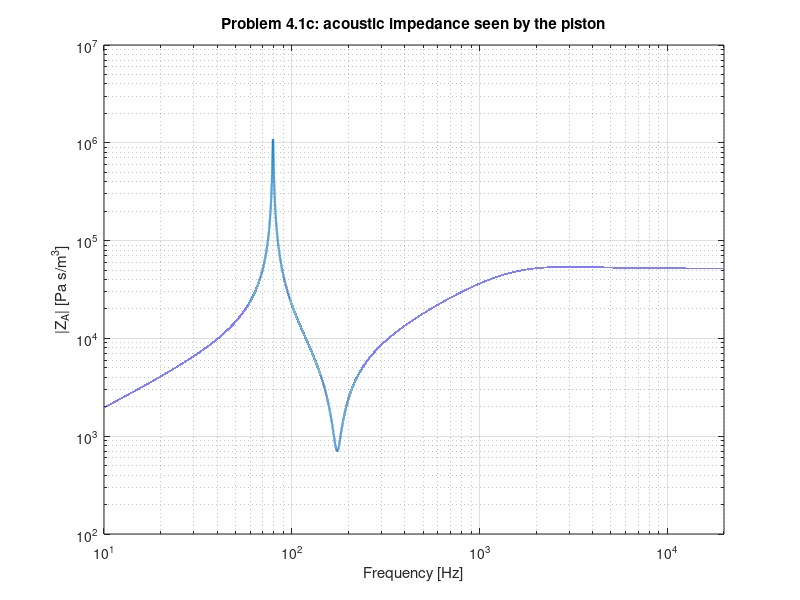
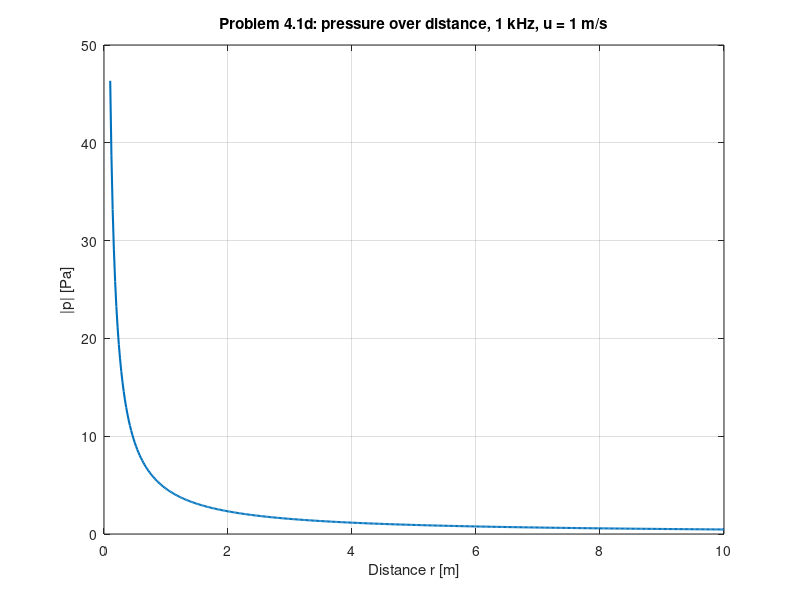
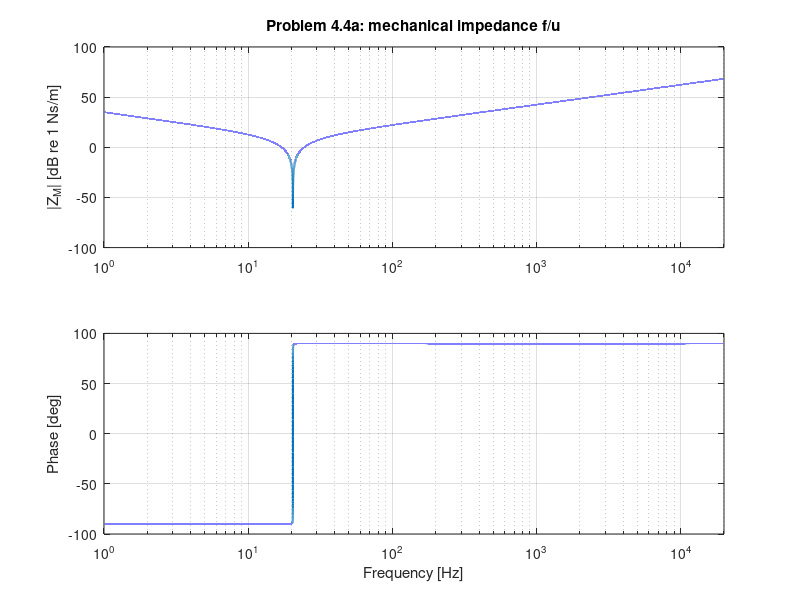
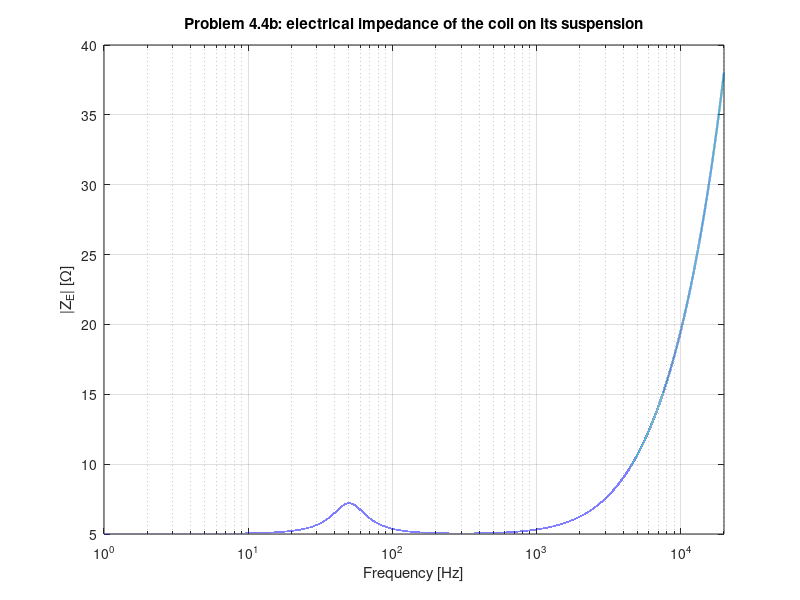

Here is the MATLAB script that generated these plots, in order: (Note: this script raises an error after producing the figures.)
%% Lecture 4A - Transducers: problem solving, worked
% 34870 Electroacoustics | 10 September 2026
%
% How to read this: every step first states the formula, then the MATLAB line
% is that same formula typed in, and the result appears right below it. The
% official solution's answer (34870_Solutions4A) is written in the text so
% you can compare.
%
% The LTspice versions are in LTspice/Lecture 4A - Transducers/. Problem
% 4.4 is drawn there in BOTH analogies on one sheet, and the two agree.

%% The formulas used in this whole problem set
% *Mechanical <-> acoustic (a vibrating surface S).* The surface pushes air,
% and the air pushes back on the surface:
%
% $$U = S\,u \qquad f = S\,p$$
%
% u is the surface velocity [m/s], U the volume velocity [m^3/s], p the
% pressure difference between the two sides [Pa], f the force [N].
% Seen from the mechanics, an acoustic impedance is scaled by S^2:
%
% $$Z_M = S^2 Z_A$$
%
% *Electrical <-> mechanical (a voice coil in a magnet, Bl).* Lorentz force
% and induced voltage:
%
% $$f = Bl\,i \qquad v = Bl\,u$$
%
% Seen from the electrical terminals, the mechanical impedance is
% *inverted* (a gyrator):
%
% $$Z_{E,mot} = \frac{(Bl)^2}{Z_M}$$
%
% *Radiation impedance of a piston in a baffle* (lecture 3), one side:
%
% $$Z_{ar} = j\omega M_{A1}\;\Big\|\;\left[R_{A2} + \left(R_{A1}\,\Big\|\,\frac{1}{j\omega C_{A1}}\right)\right]$$
%
% $$M_{A1} = \frac{8\rho}{3\pi^2 a},\quad R_{A1} = \frac{0.441\rho c}{S},\quad R_{A2} = \frac{\rho c}{S},\quad C_{A1} = \frac{5.94\,a^3}{\rho c^2}$$
%
% At low frequency only M_A1 matters: the piston carries some air along.

%% Problem 4.1a+b - The bass-reflex box: the circuit
% The lecture-3 box (vent 12 cm long, 10 cm diameter, 23 L) now gets a
% loudspeaker: a massless piston in the baffle, as big as the vent, moving
% with velocity u.
%
% The official circuit, element by element:
%
% * Mechanical side (mobility analogy): a voltage source V1 = u, the
%   imposed velocity.
% * G1: a controlled current source U = S*u that pushes air from the back
%   node pb (inside the box) to the front node pf (outside).
% * G2: the reaction force f = S*p, p = pf - pb, drawn back from the
%   velocity node. It changes nothing here because u is imposed; it
%   matters as soon as the piston has a mass.
% * Front (pf to ground): the piston's radiation impedance Z_Ar.
% * Back (pb to ground): the box compliance C_A, in parallel with the vent
%   mass M_A followed by the vent's own outer radiation impedance Z_Ar.
%   Ground is both the far field and the box's reference, which is why box
%   and vent end up in parallel.
%
% The piston and the vent have the same diameter, so both Z_Ar are the
% same. LTspice: P4-1_BassReflex_Box.asc.
%
% Given (lecture 3's air):
rho = 1.18         % [kg/m^3]
c = 344            % [m/s]
a = 0.05           % piston and vent radius, diameter 10 cm [m]
l = 0.12           % vent length, 12 cm [m]
V = 0.023          % box, 23 L [m^3]
%%
% Area, vent mass $M_A = \rho l/S$ and box compliance $C_A = V/(\rho c^2)$:
S = pi*a^2
M_A = rho*l/S
C_A = V/(rho*c^2)
%%
% The radiation elements from the formulas at the top:
M_A1 = 8*rho/(3*pi^2*a)
R_A1 = 0.441*rho*c/S
R_A2 = rho*c/S
C_A1 = 5.94*a^3/(rho*c^2)

%% Problem 4.1c - Acoustic impedance seen by the piston
% The same U goes out through the front and in through the back, so front
% and back are in *series*:
%
% $$Z_A = \frac{p}{U} = \frac{p_f - p_b}{U} = Z_{Ar} + \left(\frac{1}{j\omega C_A}\;\Big\|\;\left(j\omega M_A + Z_{Ar}\right)\right)$$
f = logspace(1, log10(20000), 200000);   % 10 Hz ... 20 kHz, very fine (the peak is sharp)
jw = 1j*2*pi*f;
Z_Ar = 1./( 1./(jw*M_A1) + 1./(R_A2 + 1./(1/R_A1 + jw*C_A1)) );
Z_back = 1./( jw*C_A + 1./(jw*M_A + Z_Ar) );
Z_A = Z_Ar + Z_back;
%%
% The peak is the box-vent anti-resonance (C_A in parallel with the vent):
[Z_A_max, k] = max(abs(Z_A))
f_peak = f(k)
%%
% Official: Z_A,max = 995e3 Pa s/m^3 ("not 995 kOhm, watch units!").
% We get 1.09e6 at 79.4 Hz. The peak is extremely sharp (only the vent's
% radiation resistance damps it), so the value you read off depends on how
% close a sweep point lands on the top. The LTspice sheet with 2000 points
% per decade gives 1.085e6. Same order, same place.
%
% *Why 79 Hz and not the 92.4 Hz of lecture 3?* The vent's outer radiation
% mass M_A1 adds to the vent mass:
%
% $$f_B = \frac{1}{2\pi\sqrt{(M_A + M_{A1})\,C_A}}$$
f_B_lecture3 = 1/(2*pi*sqrt(M_A*C_A))
f_B_with_radiation = 1/(2*pi*sqrt((M_A + M_A1)*C_A))
%%
figure;
loglog(f, abs(Z_A), 'LineWidth', 1.5); grid on; xlim([10 20000]);
xlabel('Frequency [Hz]'); ylabel('|Z_A| [Pa s/m^3]');
title('Problem 4.1c: acoustic impedance seen by the piston');
%%
% Reading it: low down the vent short-circuits the box, so only the front
% radiation is left (small). At 79 Hz the box and vent anti-resonance gives
% the peak. Just above it the vent mass and the box cancel (a dip), then
% the box alone (falling as 1/f), until the front radiation resistance
% rho*c/S takes over at high frequency:
R_A2_plateau = R_A2

%% Problem 4.1d - Far field: pressure over distance
% Treat the whole box as a point source. A point source in free space with
% volume velocity U gives
%
% $$p(r,t) = \frac{j\omega\rho U}{4\pi r}\,e^{j(\omega t - kr)} = \frac{j f\rho S u}{2r}\,e^{j(\omega t - kr)}$$
%
% (using $\omega/4\pi = f/2$ and U = S*u). The magnitude falls as 1/r: half
% the pressure (-6 dB) for every doubling of distance. The official plot is
% for f = 1 kHz and u = 1 m/s.
f_1 = 1000         % [Hz]
u = 1              % [m/s]
r = linspace(0.1, 10, 500);
p = 1j*f_1*rho*S*u./(2*r).*exp(-1j*2*pi*f_1*r/c);
%%
% At 1 m:
p_1m = abs(1j*f_1*rho*S*u/(2*1))
figure;
plot(r, abs(p), 'LineWidth', 1.5); grid on;
xlabel('Distance r [m]'); ylabel('|p| [Pa]');
title('Problem 4.1d: pressure over distance, 1 kHz, u = 1 m/s');
%%
% Same curve as the official one (47 Pa at 10 cm, falling as 1/r). The
% official expression uses rho = 1.2 and c = 343, which changes the numbers
% by 1.7 %. At 1 kHz the vent adds almost nothing (its mass blocks), so
% U = S*u from the piston alone is enough.

%% Problem 4.2a - Force on a baffled piston: the circuit
% A force f acts on a piston of mass M_mp and area S in an infinite
% baffle. Official circuit (mobility on the mechanical side):
%
% * current source f0 into the velocity node u,
% * the piston mass M_mp: a capacitor from u to ground,
% * G2: the reaction force f = S*p drawn back out of node u,
% * G: the volume velocity U = S*u pushed into the acoustic side,
% * acoustic side: Z_ar for the front and Z_ar for the back, in series.
%
% The total acoustic load is therefore 2*Z_ar, and p is the pressure
% *difference* between the two sides, not the pressure on one side.

%% Problem 4.2b - Total mechanical impedance seen from the force
% Follow the hint: $p = 2Z_{ar}U = 2Z_{ar}S u$. The reaction force is then
%
% $$f = S p = 2S^2 Z_{ar}\,u$$
%
% which is the same as an impedance $f/u = 2S^2Z_{ar}$ in series with the
% piston mass. So
%
% $$Z_m = \frac{f_0}{u} = j\omega M_{mp} + 2S^2 Z_{ar}$$
%
% At low frequency $Z_{ar} \approx j\omega M_{A1}$ and the piston simply looks
% heavier by $2S^2M_{A1}$ (the air it carries on both sides).

%% Problem 4.2c - A baffle of thickness d
% The back of the piston now sits at the bottom of a short tube of length d
% and area S. While d is much smaller than the wavelength (rule of thumb:
% d < lambda/10) the air in it moves as one plug, an acoustic mass
%
% $$M_a = \frac{\rho\,d}{S}$$
%
% in series with the back radiation impedance. Use the *geometric* length d:
% the radiation impedance already contains the end correction.

%% Problem 4.2d - An enclosure of volume V on the back
% The back no longer radiates. The box compliance C_a = V/(rho*c^2), to
% ground, takes the place of the back Z_ar. Now the tube DOES need its end
% correction inside the box:
%
% $$M_a^* = M_a + M_{A1}$$
%
% So the back branch is M_a* in series with C_a to ground.

%% Problem 4.2e - The radiation impedance network
% Replace Z_ar by the lecture-3 network (formula at the top): M_A1 in
% parallel with [R_A2 in series with (R_A1 || C_A1)].

%% Problem 4.3a+b - Voice coil on a suspension: impedance analogy
% Coil: DC resistance R_E, inductance L_E, mass M_MC, force factor Bl, on a
% suspension with compliance C_MS and damping R_MS.
%
% Official circuit (impedance analogy): the electrical loop is R_E, L_E and
% a controlled voltage source Bl*u (the induced voltage). The mechanical
% loop is a controlled voltage source Bl*i (the force) driving M_MC (an
% inductor), C_MS (a capacitor) and R_MS (a resistor) in series; its loop
% current is the velocity u.
%
% From the terminals: $v = (R_E + j\omega L_E)i + Bl\,u$, and the mechanics
% gives $u = Bl\,i/Z_M$. Divide by i:
%
% $$Z_E = R_E + j\omega L_E + \frac{Bl\,u}{i} = R_E + j\omega L_E + \frac{(Bl)^2}{j\omega M_{MC} + R_{MS} + \dfrac{1}{j\omega C_{MS}}}$$
%
% The mechanical impedance appears *inverted* (the gyrator).

%% Problem 4.3c+d - Mobility analogy, and the comparison
% Official circuit (mobility): the electrical loop ends in a voltage source
% Bl*u controlled by the velocity node; on the mechanical side a current
% source f = Bl*i feeds the node u, with M_MC as a capacitor, 1/R_MS as a
% resistor and C_MS as an inductor, all to ground (in parallel).
%
% Calculating the mechanical admittance and inverting gives exactly the
% same Z_E as above. The two analogies describe the same physics.

%% Problem 4.3e - Velocity and forces versus the driving current
% The coil, the suspension spring and the damper all move with the same
% velocity:
%
% $$u = \frac{Bl}{j\omega M_{MC} + R_{MS} + \dfrac{1}{j\omega C_{MS}}}\,i$$
%
% and the Lorentz force is split between them, $f = f_{Mmc} + f_{Rms} + f_{Cms}$:
%
% $$f_{Mmc} = j\omega M_{MC}\,u = \frac{Bl}{1 + \dfrac{R_{MS}}{j\omega M_{MC}} - \dfrac{1}{\omega^2 M_{MC}C_{MS}}}\,i \qquad f_{Cms} = \frac{u}{j\omega C_{MS}} = \frac{Bl}{-\omega^2 M_{MC}C_{MS} + j\omega C_{MS}R_{MS} + 1}\,i$$
%
% * Below resonance the spring takes the whole force (f_Cms -> Bl*i).
% * Above resonance the mass takes it (f_Mmc -> Bl*i).
% * At resonance mass and spring cancel and the damper takes all of it,
%   u = Bl*i/R_MS.
% The numbers are plotted in 4.4b below.

%% Problem 4.4a - LTspice: Problem 4.2 with numbers, both analogies
% Values from the official .params:
rho = 1.2          % [kg/m^3]
c = 343            % [m/s]
S = 0.01           % piston area, 100 cm^2 [m^2]
M_mp = 0.02        % piston mass, 20 g [kg]
V = 0.04           % box, 40 L [m^3]
d = 0.02           % baffle thickness, 2 cm [m]
%%
% Equivalent radius, tube, box and radiation elements:
a = sqrt(S/pi)
M_a = rho*d/S
C_a = V/(rho*c^2)
M_A1 = 8*rho/(3*pi^2*a)
R_A1 = 0.441*rho*c/S
R_A2 = rho*c/S
C_A1 = 5.94*a^3/(rho*c^2)
%%
% The official circuit (4.2c, d and e all in): front radiation Z_ar, then
% the back tube with end correction M_a + M_A1, then the box C_a:
%
% $$Z_M = \frac{f}{u} = j\omega M_{mp} + S^2\left[Z_{ar} + j\omega(M_a + M_{A1}) + \frac{1}{j\omega C_a}\right]$$
%
% LTspice: P4-4a_Piston_Box.asc, impedance analogy on top (plot V(f)),
% mobility analogy below (plot 1/V(u_m)). The two curves coincide.
f = logspace(0, log10(20000), 200000);    % 1 Hz ... 20 kHz
jw = 1j*2*pi*f;
Z_ar = 1./( 1./(jw*M_A1) + 1./(R_A2 + 1./(1/R_A1 + jw*C_A1)) );
Z_M = jw*M_mp + S^2*(Z_ar + jw*(M_a + M_A1) + 1./(jw*C_a));
[Z_M_min, k] = min(abs(Z_M))
f_min = f(k)
Z_M_min_dB = 20*log10(Z_M_min)
%%
% Official: minimum at 20.4 Hz (marker at -40.5 dB). The frequency agrees.
% The depth does not: at the bottom only the tiny front radiation
% resistance is left (about 0.9 mN s/m, -61 dB). A dip this narrow is only
% as deep as the sweep point that lands nearest to it, so the official
% marker (-40.5 dB) sits on its flank. The physics is the same.
%
% *Check by hand:* at low frequency every air mass adds to the piston and
% the box is a spring C_a/S^2. The moving mass and resonance:
%
% $$M_{tot} = M_{mp} + S^2(M_{A1} + M_a + M_{A1}), \qquad f_0 = \frac{1}{2\pi\sqrt{M_{tot}\,C_a/S^2}}$$
M_tot = M_mp + S^2*(M_A1 + M_a + M_A1)
M_tot_gram = M_tot*1000
f_0 = 1/(2*pi*sqrt(M_tot*C_a/S^2))
%%
figure;
subplot(2,1,1);
semilogx(f, 20*log10(abs(Z_M)), 'LineWidth', 1.5); grid on; xlim([1 20000]);
ylabel('|Z_M| [dB re 1 Ns/m]'); title('Problem 4.4a: mechanical impedance f/u');
subplot(2,1,2);
semilogx(f, angle(Z_M)*180/pi, 'LineWidth', 1.5); grid on; xlim([1 20000]);
xlabel('Frequency [Hz]'); ylabel('Phase [deg]');
%%
% Below 20 Hz the box spring (-90 degrees), above it the mass line
% (+90 degrees), exactly like the official plot.

%% Problem 4.4b - LTspice: Problem 4.3 with numbers, both analogies
% Values:
l = 3              % coil wire length in the gap [m]
B = 0.7            % flux density [T]
M_MC = 10e-3       % coil mass, 10 g [kg]
C_MS = 1e-3        % suspension compliance, 1 mm/N [m/N]
R_MS = 2           % suspension damping [Ns/m]
R_E = 5            % coil resistance [ohm]
L_E = 0.3e-3       % coil inductance, 0.3 mH [H]
Bl = l*B
%%
% $$Z_E = R_E + j\omega L_E + \frac{(Bl)^2}{j\omega M_{MC} + R_{MS} + \dfrac{1}{j\omega C_{MS}}}$$
%
% LTspice: P4-4b_Voice_Coil.asc. It is driven by i = 1 A, so the input
% voltage V(v) (and V(v_m) for the mobility version) IS Z_E.
Z_M_coil = jw*M_MC + R_MS + 1./(jw*C_MS);
Z_E = R_E + jw*L_E + Bl^2./Z_M_coil;
%%
% The motional peak sits at the mechanical resonance, height
% $R_E + (Bl)^2/R_{MS}$:
f_0_coil = 1/(2*pi*sqrt(M_MC*C_MS))
Z_E_peak_hand = R_E + Bl^2/R_MS
%%
% From the curve (the coil inductance moves it a hair). Official: 51 Hz,
% 7.2 ohm
k = find(f < 1000);
[Z_E_peak, j] = max(abs(Z_E(k)))
f_peak = f(k(j))
%%
figure;
semilogx(f, abs(Z_E), 'LineWidth', 1.5); grid on; xlim([1 20000]);
xlabel('Frequency [Hz]'); ylabel('|Z_E| [\Omega]');
title('Problem 4.4b: electrical impedance of the coil on its suspension');
%%
% Flat at R_E = 5 ohm, a small motional bump at 50 Hz, then the coil
% inductance takes over above $R_E/(2\pi L_E)$:
f_L = R_E/(2*pi*L_E)
%%
% *Velocity and forces for i = 1 A (Problem 4.3e):*
%
% $$u = \frac{Bl\,i}{Z_M}, \qquad f_{Mmc} = j\omega M_{MC}u, \quad f_{Rms} = R_{MS}u, \quad f_{Cms} = \frac{u}{j\omega C_{MS}}$$
%
% In LTspice: I(Vu), and the voltage drops V(m1)-V(m2), V(m3), V(m2)-V(m3).
i = 1;
u = Bl*i./Z_M_coil;
f_Mmc = jw*M_MC.*u;
f_Rms = R_MS*u;
f_Cms = u./(jw*C_MS);
figure;
loglog(f, abs(f_Mmc), f, abs(f_Rms), f, abs(f_Cms), 'LineWidth', 1.5); grid on;
xlim([1 20000]); ylim([1e-3 5]);
yline(Bl*i, 'k--', 'Bl i');
xlabel('Frequency [Hz]'); ylabel('Force [N] for i = 1 A');
legend('coil mass', 'damper', 'suspension spring', 'Location', 'southwest');
title('Problem 4.4b: where the Lorentz force goes');
%%
% At resonance the damper takes the whole Bl*i, so the velocity there is
u_at_resonance = Bl*i/R_MS

%% Problem 4.4c - Coil glued to the piston
% Rigidly connected means the same velocity, so the mechanical impedances
% simply add (the masses add, the springs add):
%
% $$Z_E = R_E + j\omega L_E + \frac{(Bl)^2}{Z_{M,coil} + Z_{M,piston}}$$
%
% LTspice: P4-4c_Coil_on_Piston.asc (both analogies again).
Z_E_c = R_E + jw*L_E + Bl^2./(Z_M_coil + Z_M);
[Z_E_c_peak, j] = max(abs(Z_E_c(k)))
f_peak_c = f(k(j))
%%
% Official: 33.0 Hz, 7.2 ohm.
%
% *Check by hand:* the mass is now coil + piston + all the air; the springs
% add as stiffnesses, $1/C_{MS} + S^2/C_a$:
M_c = M_MC + M_tot
C_c = 1/(1/C_MS + S^2/C_a)
f_0_c = 1/(2*pi*sqrt(M_c*C_c))
%%
% The peak height stays at R_E + (Bl)^2/R_MS = 7.2 ohm, because at the
% resonance the damping is still (almost only) R_MS. The radiation
% resistance at 33 Hz is tiny.
figure;
semilogx(f, abs(Z_E), f, abs(Z_E_c), '--', 'LineWidth', 1.5); grid on;
xlim([1 20000]);
xlabel('Frequency [Hz]'); ylabel('|Z_E| [\Omega]');
legend('b) coil alone', 'c) coil on the piston + box', 'Location', 'northwest');
title('Problem 4.4c: the piston moves the motional peak down');

%% Summary
% * A vibrating surface couples mechanics and acoustics with S: U = S*u,
%   f = S*p. An acoustic impedance looks like S^2*Z_A from the mechanics.
% * A voice coil couples electrics and mechanics with Bl: f = Bl*i,
%   v = Bl*u. The mechanics looks INVERTED from the terminals, (Bl)^2/Z_M:
%   a mechanical resonance becomes an impedance peak.
% * Front and back of a piston carry the same U, so their acoustic loads
%   are in series; p is the pressure difference.
% * Bass-reflex box: the vent's radiation mass pulls the tuning from 92 Hz
%   to 79 Hz; far away the box is a point source, |p| ~ 1/r.
% * Piston + box: 20.4 Hz. Coil alone: 7.2 ohm at 50 Hz. Coil on the
%   piston: 7.2 ohm at 33 Hz.
% * Impedance and mobility analogies give identical results (checked in
%   LTspice to 1e-11).
